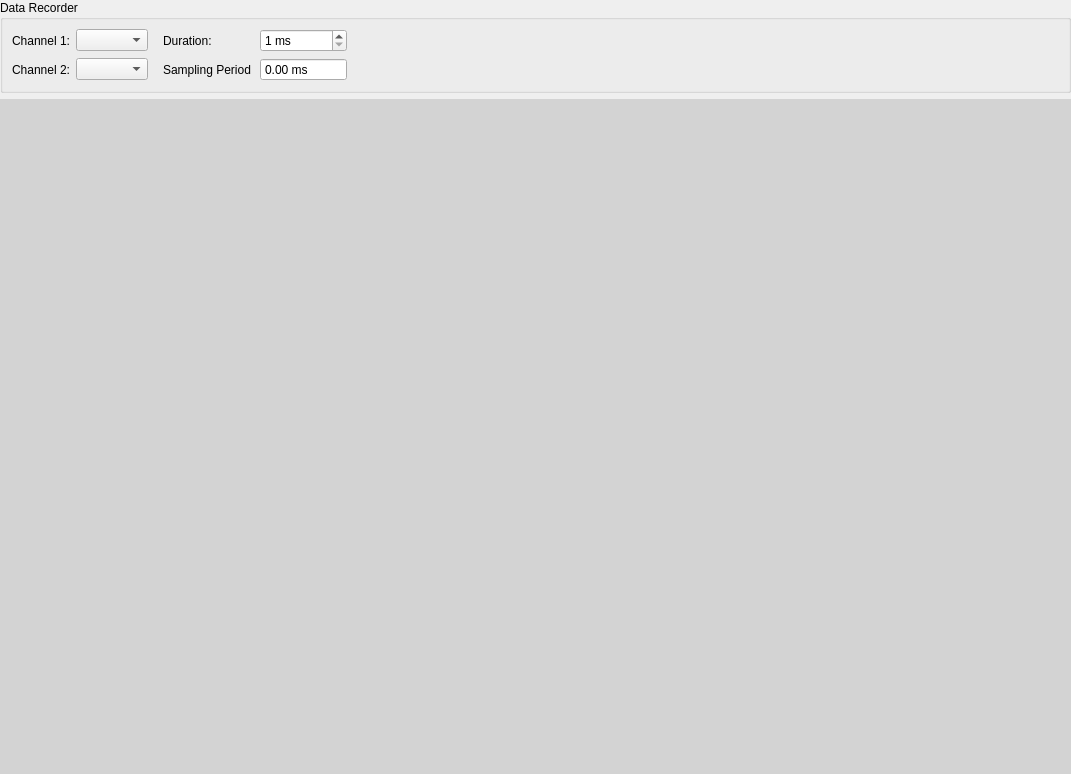
<?xml version="1.0" encoding="UTF-8"?>
<ui version="4.0">
 <class>DataRecorderWidget</class>
 <widget class="QFrame" name="DataRecorderWidget">
  <property name="geometry">
   <rect>
    <x>0</x>
    <y>0</y>
    <width>1071</width>
    <height>774</height>
   </rect>
  </property>
  <property name="windowTitle">
   <string>Frame</string>
  </property>
  <layout class="QVBoxLayout" name="verticalLayout">
   <property name="leftMargin">
    <number>0</number>
   </property>
   <property name="topMargin">
    <number>0</number>
   </property>
   <property name="rightMargin">
    <number>0</number>
   </property>
   <property name="bottomMargin">
    <number>0</number>
   </property>
   <item>
    <widget class="QGroupBox" name="dataRecSettingsGroupBox">
     <property name="sizePolicy">
      <sizepolicy hsizetype="Preferred" vsizetype="Fixed">
       <horstretch>0</horstretch>
       <verstretch>0</verstretch>
      </sizepolicy>
     </property>
     <property name="title">
      <string>Data Recorder</string>
     </property>
     <layout class="QGridLayout" name="gridLayout">
      <property name="sizeConstraint">
       <enum>QLayout::SizeConstraint::SetDefaultConstraint</enum>
      </property>
      <property name="bottomMargin">
       <number>9</number>
      </property>
      <item row="0" column="1">
       <widget class="QComboBox" name="recsrc1ComboBox">
        <property name="toolTip">
         <string>&lt;html&gt;&lt;head/&gt;&lt;body&gt;&lt;p&gt;&lt;span style=&quot; font-weight:700;&quot;&gt;Recorder Channel 1&lt;/span&gt;&lt;/p&gt;&lt;p&gt;Choose the source for high-frequency data (up to 20 kHz) recorded by device channel 1.&lt;/p&gt;&lt;/body&gt;&lt;/html&gt;</string>
        </property>
       </widget>
      </item>
      <item row="1" column="3">
       <widget class="QDoubleSpinBox" name="samplePeriodSpinBox">
        <property name="sizePolicy">
         <sizepolicy hsizetype="Preferred" vsizetype="Fixed">
          <horstretch>0</horstretch>
          <verstretch>0</verstretch>
         </sizepolicy>
        </property>
        <property name="toolTip">
         <string>&lt;html&gt;&lt;head/&gt;&lt;body&gt;&lt;p&gt;&lt;span style=&quot; font-weight:700;&quot;&gt;Sampling Period&lt;/span&gt;&lt;/p&gt;&lt;p&gt;Calculated based on the total recording duration and available memory.&lt;/p&gt;&lt;/body&gt;&lt;/html&gt;</string>
        </property>
        <property name="readOnly">
         <bool>true</bool>
        </property>
        <property name="buttonSymbols">
         <enum>QAbstractSpinBox::ButtonSymbols::NoButtons</enum>
        </property>
        <property name="suffix">
         <string> ms</string>
        </property>
        <property name="maximum">
         <double>16777215.000000000000000</double>
        </property>
       </widget>
      </item>
      <item row="0" column="4">
       <spacer name="horizontalSpacer">
        <property name="orientation">
         <enum>Qt::Orientation::Horizontal</enum>
        </property>
        <property name="sizeType">
         <enum>QSizePolicy::Policy::Expanding</enum>
        </property>
        <property name="sizeHint" stdset="0">
         <size>
          <width>40</width>
          <height>20</height>
         </size>
        </property>
       </spacer>
      </item>
      <item row="0" column="3">
       <widget class="QSpinBox" name="recDurationSpinBox">
        <property name="sizePolicy">
         <sizepolicy hsizetype="Preferred" vsizetype="Fixed">
          <horstretch>0</horstretch>
          <verstretch>0</verstretch>
         </sizepolicy>
        </property>
        <property name="toolTip">
         <string>&lt;html&gt;&lt;head/&gt;&lt;body&gt;&lt;p&gt;&lt;span style=&quot; font-weight:700;&quot;&gt;Recording Duration&lt;/span&gt;&lt;/p&gt;&lt;p&gt;Set the total duration for the internal data recorder. Longer durations result in lower sampling frequencies due to memory limits.&lt;/p&gt;&lt;/body&gt;&lt;/html&gt;</string>
        </property>
        <property name="suffix">
         <string> ms</string>
        </property>
        <property name="minimum">
         <number>1</number>
        </property>
        <property name="maximum">
         <number>16777215</number>
        </property>
       </widget>
      </item>
      <item row="0" column="2">
       <widget class="QLabel" name="recDurationLabel">
        <property name="styleSheet">
         <string notr="true">margin-left: 6px</string>
        </property>
        <property name="text">
         <string>Duration:</string>
        </property>
       </widget>
      </item>
      <item row="0" column="0">
       <widget class="QLabel" name="channel1Label">
        <property name="sizePolicy">
         <sizepolicy hsizetype="Fixed" vsizetype="Preferred">
          <horstretch>0</horstretch>
          <verstretch>0</verstretch>
         </sizepolicy>
        </property>
        <property name="text">
         <string>Channel 1:</string>
        </property>
       </widget>
      </item>
      <item row="1" column="0">
       <widget class="QLabel" name="channekl2Label">
        <property name="sizePolicy">
         <sizepolicy hsizetype="Fixed" vsizetype="Preferred">
          <horstretch>0</horstretch>
          <verstretch>0</verstretch>
         </sizepolicy>
        </property>
        <property name="styleSheet">
         <string notr="true"/>
        </property>
        <property name="text">
         <string>Channel 2:</string>
        </property>
       </widget>
      </item>
      <item row="1" column="1">
       <widget class="QComboBox" name="recsrc2ComboBox">
        <property name="toolTip">
         <string>&lt;html&gt;&lt;head/&gt;&lt;body&gt;&lt;p&gt;&lt;span style=&quot; font-weight:700;&quot;&gt;Recorder Channel 2&lt;/span&gt;&lt;/p&gt;&lt;p&gt;Choose the source for high-frequency data (up to 20 kHz) recorded by device channel 2.&lt;/p&gt;&lt;/body&gt;&lt;/html&gt;</string>
        </property>
       </widget>
      </item>
      <item row="1" column="2">
       <widget class="QLabel" name="samplingPeriodLabel">
        <property name="styleSheet">
         <string notr="true">margin-left: 6px</string>
        </property>
        <property name="text">
         <string>Sampling Period</string>
        </property>
       </widget>
      </item>
     </layout>
    </widget>
   </item>
   <item>
    <widget class="MplWidget" name="mplWidget" native="true">
     <property name="sizePolicy">
      <sizepolicy hsizetype="Expanding" vsizetype="Expanding">
       <horstretch>0</horstretch>
       <verstretch>0</verstretch>
      </sizepolicy>
     </property>
     <property name="styleSheet">
      <string notr="true">background: lightgrey</string>
     </property>
    </widget>
   </item>
  </layout>
 </widget>
 <customwidgets>
  <customwidget>
   <class>MplWidget</class>
   <extends>QWidget</extends>
   <header location="global">pysoworks.mplcanvas</header>
   <container>1</container>
  </customwidget>
 </customwidgets>
 <resources/>
 <connections/>
</ui>
